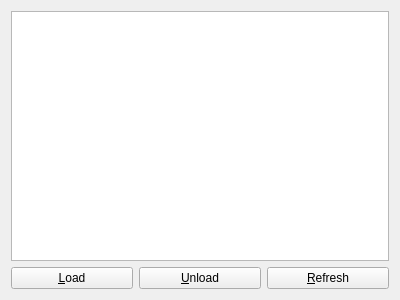
<?xml version="1.0" encoding="UTF-8"?>
<ui version="4.0">
 <class>PluginViewer</class>
 <widget class="QWidget" name="PluginViewer">
  <property name="geometry">
   <rect>
    <x>0</x>
    <y>0</y>
    <width>400</width>
    <height>300</height>
   </rect>
  </property>
  <property name="windowTitle">
   <string>Form</string>
  </property>
  <layout class="QVBoxLayout" name="verticalLayout">
   <item>
    <widget class="QTableView" name="tableView"/>
   </item>
   <item>
    <layout class="QHBoxLayout" name="horizontalLayout">
     <item>
      <widget class="QPushButton" name="pushButton">
       <property name="text">
        <string>&amp;Load</string>
       </property>
      </widget>
     </item>
     <item>
      <widget class="QPushButton" name="pushButton_2">
       <property name="text">
        <string>&amp;Unload</string>
       </property>
      </widget>
     </item>
     <item>
      <widget class="QPushButton" name="pushButton_3">
       <property name="text">
        <string>&amp;Refresh</string>
       </property>
      </widget>
     </item>
    </layout>
   </item>
  </layout>
 </widget>
 <resources/>
 <connections/>
</ui>
